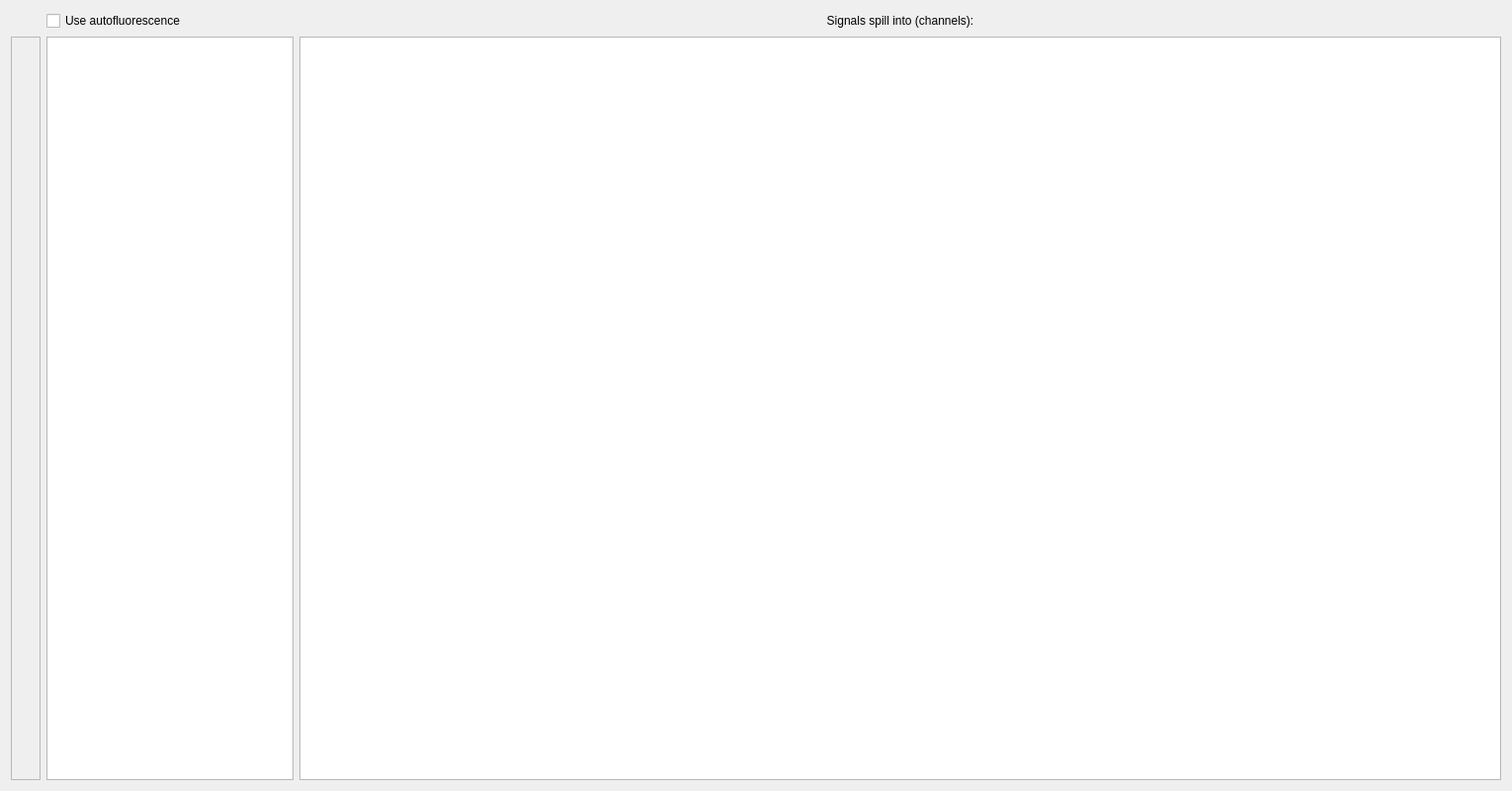
<?xml version="1.0" encoding="UTF-8"?>
<ui version="4.0">
 <class>Form</class>
 <widget class="QWidget" name="Form">
  <property name="geometry">
   <rect>
    <x>0</x>
    <y>0</y>
    <width>1530</width>
    <height>800</height>
   </rect>
  </property>
  <property name="windowTitle">
   <string>Compensation matrix</string>
  </property>
  <layout class="QVBoxLayout" name="verticalLayout_2">
   <item>
    <widget class="QStackedWidget" name="stackedCenter">
     <property name="currentIndex">
      <number>0</number>
     </property>
     <widget class="QWidget" name="mainPage">
      <layout class="QGridLayout">
       <property name="leftMargin">
        <number>0</number>
       </property>
       <property name="topMargin">
        <number>0</number>
       </property>
       <property name="rightMargin">
        <number>0</number>
       </property>
       <property name="bottomMargin">
        <number>0</number>
       </property>
       <item row="2" column="0">
        <widget class="QFrame" name="ylabelFrame">
         <property name="minimumSize">
          <size>
           <width>30</width>
           <height>0</height>
          </size>
         </property>
         <property name="maximumSize">
          <size>
           <width>30</width>
           <height>16777215</height>
          </size>
         </property>
         <property name="sizeIncrement">
          <size>
           <width>0</width>
           <height>0</height>
          </size>
         </property>
         <property name="frameShape">
          <enum>QFrame::StyledPanel</enum>
         </property>
         <property name="frameShadow">
          <enum>QFrame::Raised</enum>
         </property>
         <layout class="QVBoxLayout" name="verticalLayout">
          <property name="leftMargin">
           <number>0</number>
          </property>
          <property name="topMargin">
           <number>0</number>
          </property>
          <property name="rightMargin">
           <number>0</number>
          </property>
          <property name="bottomMargin">
           <number>0</number>
          </property>
         </layout>
        </widget>
       </item>
       <item row="2" column="1">
        <widget class="QTableView" name="autoFluoTable">
         <property name="maximumSize">
          <size>
           <width>250</width>
           <height>16777215</height>
          </size>
         </property>
         <attribute name="horizontalHeaderDefaultSectionSize">
          <number>100</number>
         </attribute>
         <attribute name="horizontalHeaderStretchLastSection">
          <bool>true</bool>
         </attribute>
        </widget>
       </item>
       <item row="1" column="1">
        <widget class="QCheckBox" name="checkBox">
         <property name="text">
          <string>Use autofluorescence</string>
         </property>
        </widget>
       </item>
       <item row="2" column="2">
        <widget class="QTableView" name="spillMatTable">
         <attribute name="horizontalHeaderDefaultSectionSize">
          <number>125</number>
         </attribute>
         <attribute name="verticalHeaderVisible">
          <bool>false</bool>
         </attribute>
        </widget>
       </item>
       <item row="1" column="2">
        <widget class="QLabel" name="label">
         <property name="text">
          <string>Signals spill into (channels):</string>
         </property>
         <property name="alignment">
          <set>Qt::AlignCenter</set>
         </property>
        </widget>
       </item>
      </layout>
     </widget>
     <widget class="QWidget" name="needUpdatePage">
      <property name="layoutDirection">
       <enum>Qt::LeftToRight</enum>
      </property>
      <property name="styleSheet">
       <string notr="true">background: rgba(192, 192, 192, 128);</string>
      </property>
      <layout class="QVBoxLayout" name="verticalLayout_3">
       <property name="spacing">
        <number>0</number>
       </property>
       <property name="leftMargin">
        <number>0</number>
       </property>
       <property name="topMargin">
        <number>0</number>
       </property>
       <property name="rightMargin">
        <number>0</number>
       </property>
       <property name="bottomMargin">
        <number>0</number>
       </property>
       <item>
        <widget class="QLabel" name="label_2">
         <property name="sizePolicy">
          <sizepolicy hsizetype="Preferred" vsizetype="Expanding">
           <horstretch>0</horstretch>
           <verstretch>0</verstretch>
          </sizepolicy>
         </property>
         <property name="text">
          <string>Channel list has changed, please click below to refresh:</string>
         </property>
         <property name="alignment">
          <set>Qt::AlignCenter</set>
         </property>
        </widget>
       </item>
       <item>
        <widget class="QFrame" name="frame">
         <property name="sizePolicy">
          <sizepolicy hsizetype="Preferred" vsizetype="Minimum">
           <horstretch>0</horstretch>
           <verstretch>0</verstretch>
          </sizepolicy>
         </property>
         <property name="frameShape">
          <enum>QFrame::StyledPanel</enum>
         </property>
         <property name="frameShadow">
          <enum>QFrame::Raised</enum>
         </property>
         <layout class="QHBoxLayout" name="horizontalLayout">
          <item>
           <widget class="QPushButton" name="refreshPB">
            <property name="maximumSize">
             <size>
              <width>120</width>
              <height>16777215</height>
             </size>
            </property>
            <property name="text">
             <string>Refresh</string>
            </property>
           </widget>
          </item>
         </layout>
        </widget>
       </item>
      </layout>
     </widget>
    </widget>
   </item>
  </layout>
 </widget>
 <resources/>
 <connections/>
</ui>
